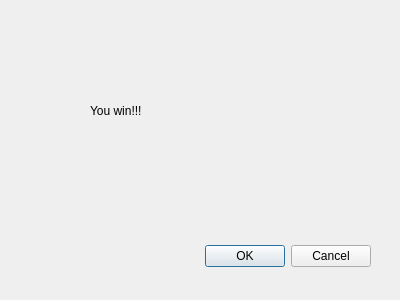
<?xml version="1.0" encoding="UTF-8"?>
<ui version="4.0">
 <class>Dialog</class>
 <widget class="QDialog" name="Dialog">
  <property name="geometry">
   <rect>
    <x>0</x>
    <y>0</y>
    <width>400</width>
    <height>300</height>
   </rect>
  </property>
  <property name="windowTitle">
   <string>Dialog</string>
  </property>
  <widget class="QDialogButtonBox" name="buttonBox">
   <property name="geometry">
    <rect>
     <x>30</x>
     <y>240</y>
     <width>341</width>
     <height>32</height>
    </rect>
   </property>
   <property name="orientation">
    <enum>Qt::Horizontal</enum>
   </property>
   <property name="standardButtons">
    <set>QDialogButtonBox::Cancel|QDialogButtonBox::Ok</set>
   </property>
  </widget>
  <widget class="QLabel" name="Winlabel">
   <property name="geometry">
    <rect>
     <x>90</x>
     <y>50</y>
     <width>181</width>
     <height>121</height>
    </rect>
   </property>
   <property name="text">
    <string>You win!!!</string>
   </property>
  </widget>
 </widget>
 <resources/>
 <connections>
  <connection>
   <sender>buttonBox</sender>
   <signal>accepted()</signal>
   <receiver>Dialog</receiver>
   <slot>accept()</slot>
   <hints>
    <hint type="sourcelabel">
     <x>248</x>
     <y>254</y>
    </hint>
    <hint type="destinationlabel">
     <x>157</x>
     <y>274</y>
    </hint>
   </hints>
  </connection>
  <connection>
   <sender>buttonBox</sender>
   <signal>rejected()</signal>
   <receiver>Dialog</receiver>
   <slot>reject()</slot>
   <hints>
    <hint type="sourcelabel">
     <x>316</x>
     <y>260</y>
    </hint>
    <hint type="destinationlabel">
     <x>286</x>
     <y>274</y>
    </hint>
   </hints>
  </connection>
 </connections>
</ui>
